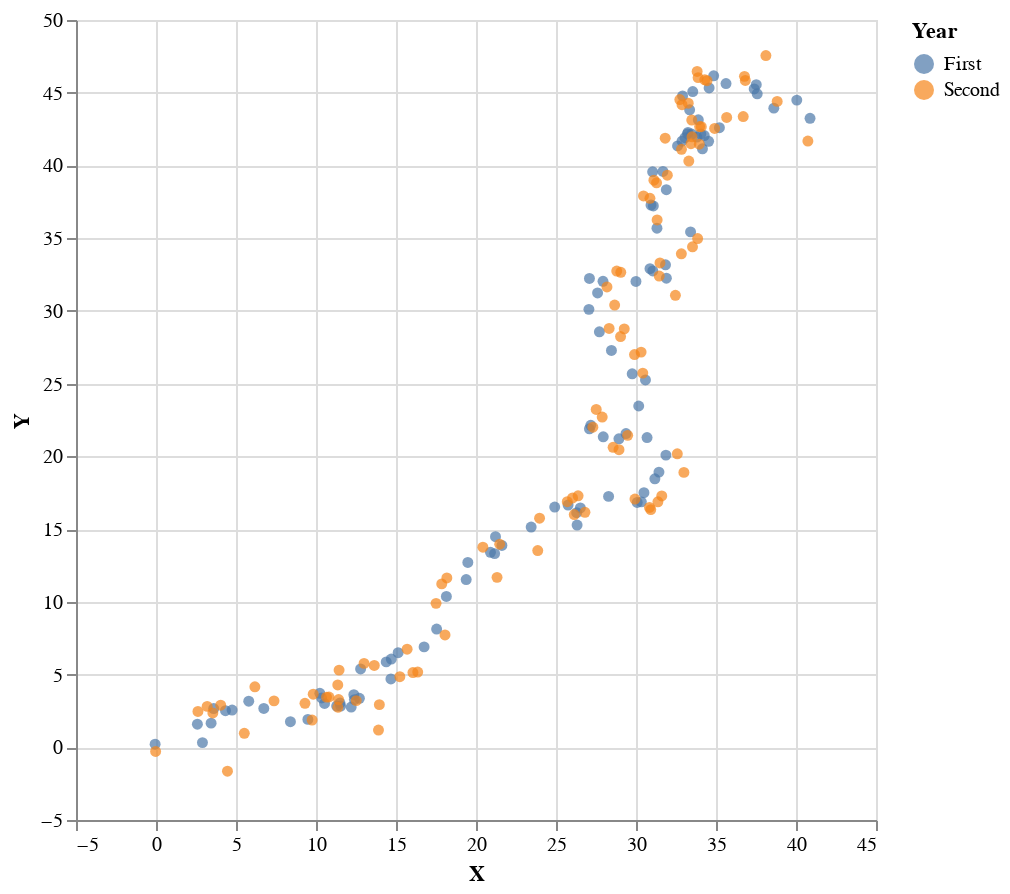

The cell this chart's notebook holds for it:
### Code cell
(xs, ys,xs',ys') <- unzip4 <$> (sampleIO $ prior observedWalk) -- (sampleIO $ generateData 5)

vlShow $ scatter xs ys xs' ys'

### Figure 1 — Vega-Lite specification as saved in the notebook (floating-point values rounded to 4 significant figures; data arrays with more than 128 entries replaced by an {"elided": "..."} marker saying what was removed)
{"height": 400, "data": {"values": {"elided": "200 records"}}, "$schema": "https://vega.github.io/schema/vega-lite/v4.json", "encoding": {"color": {"field": "Year"}, "y": {"type": "quantitative", "field": "Y"}, "x": {"type": "quantitative", "field": "X"}}, "mark": {"color": "green", "type": "circle"}, "width": 400}
